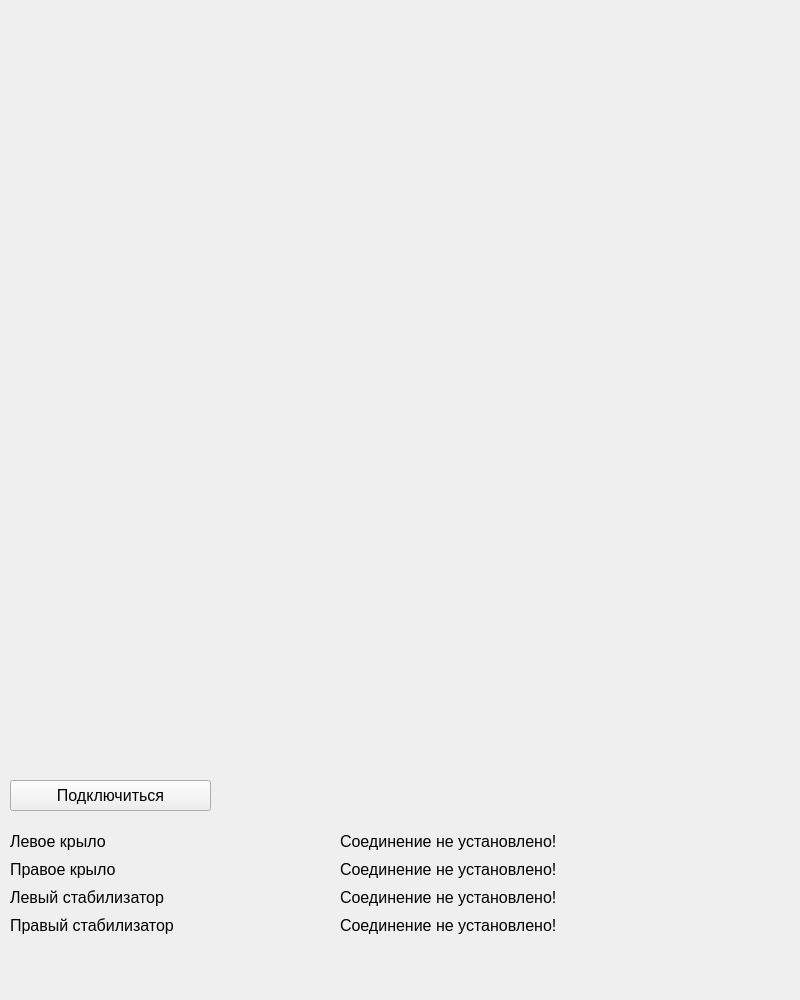
<?xml version="1.0" encoding="UTF-8"?>
<ui version="4.0">
 <class>MainWindow</class>
 <widget class="QMainWindow" name="MainWindow">
  <property name="geometry">
   <rect>
    <x>0</x>
    <y>0</y>
    <width>800</width>
    <height>1000</height>
   </rect>
  </property>
  <property name="windowTitle">
   <string>MainWindow</string>
  </property>
  <widget class="QWidget" name="centralwidget">
   <widget class="QPushButton" name="connect_btn">
    <property name="geometry">
     <rect>
      <x>10</x>
      <y>780</y>
      <width>201</width>
      <height>31</height>
     </rect>
    </property>
    <property name="font">
     <font>
      <pointsize>12</pointsize>
     </font>
    </property>
    <property name="text">
     <string>Подключиться</string>
    </property>
   </widget>
   <widget class="QWidget" name="layoutWidget">
    <property name="geometry">
     <rect>
      <x>10</x>
      <y>830</y>
      <width>761</width>
      <height>106</height>
     </rect>
    </property>
    <layout class="QHBoxLayout" name="horizontalLayout" stretch="3,4">
     <item>
      <layout class="QVBoxLayout" name="verticalLayout">
       <item>
        <widget class="QLabel" name="connection_label">
         <property name="font">
          <font>
           <pointsize>12</pointsize>
          </font>
         </property>
         <property name="text">
          <string>Левое крыло</string>
         </property>
        </widget>
       </item>
       <item>
        <widget class="QLabel" name="connection_label_2">
         <property name="font">
          <font>
           <pointsize>12</pointsize>
          </font>
         </property>
         <property name="text">
          <string>Правое крыло</string>
         </property>
        </widget>
       </item>
       <item>
        <widget class="QLabel" name="connection_label_3">
         <property name="font">
          <font>
           <pointsize>12</pointsize>
          </font>
         </property>
         <property name="text">
          <string>Левый стабилизатор</string>
         </property>
        </widget>
       </item>
       <item>
        <widget class="QLabel" name="connection_label_4">
         <property name="font">
          <font>
           <pointsize>12</pointsize>
          </font>
         </property>
         <property name="text">
          <string>Правый стабилизатор</string>
         </property>
        </widget>
       </item>
      </layout>
     </item>
     <item>
      <layout class="QVBoxLayout" name="verticalLayout_2">
       <item>
        <widget class="QLabel" name="lw_con_label">
         <property name="font">
          <font>
           <pointsize>12</pointsize>
          </font>
         </property>
         <property name="text">
          <string>Соединение не установлено!</string>
         </property>
        </widget>
       </item>
       <item>
        <widget class="QLabel" name="rw_con_label">
         <property name="font">
          <font>
           <pointsize>12</pointsize>
          </font>
         </property>
         <property name="text">
          <string>Соединение не установлено!</string>
         </property>
        </widget>
       </item>
       <item>
        <widget class="QLabel" name="ls_con_label">
         <property name="font">
          <font>
           <pointsize>12</pointsize>
          </font>
         </property>
         <property name="text">
          <string>Соединение не установлено!</string>
         </property>
        </widget>
       </item>
       <item>
        <widget class="QLabel" name="rs_con_label">
         <property name="font">
          <font>
           <pointsize>12</pointsize>
          </font>
         </property>
         <property name="text">
          <string>Соединение не установлено!</string>
         </property>
        </widget>
       </item>
      </layout>
     </item>
    </layout>
   </widget>
  </widget>
 </widget>
 <resources/>
 <connections/>
</ui>
